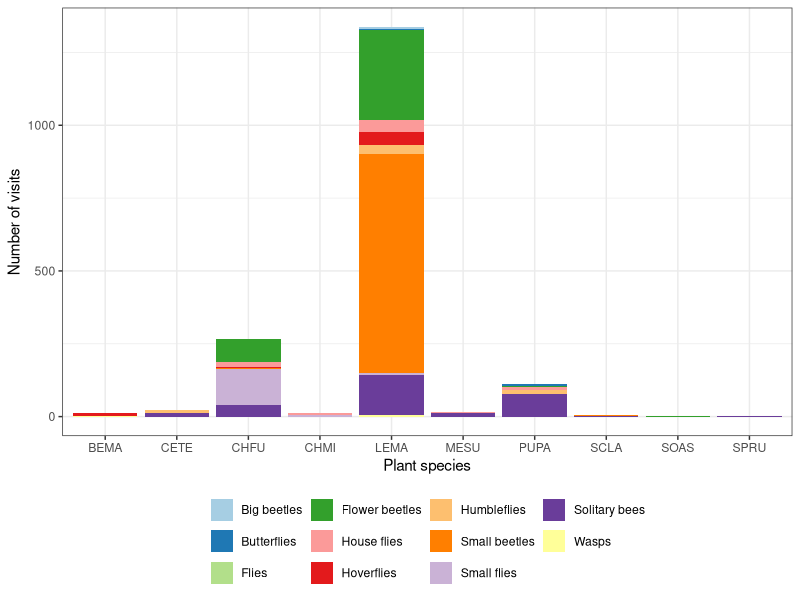
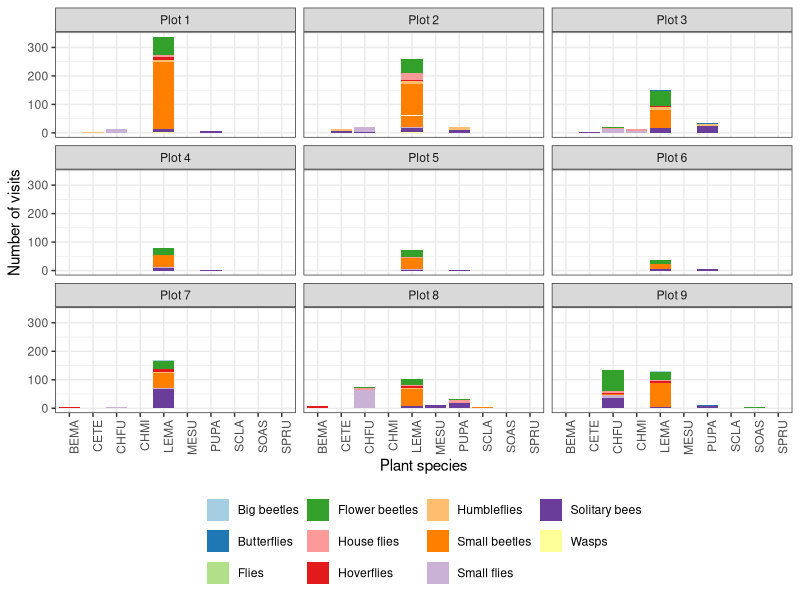
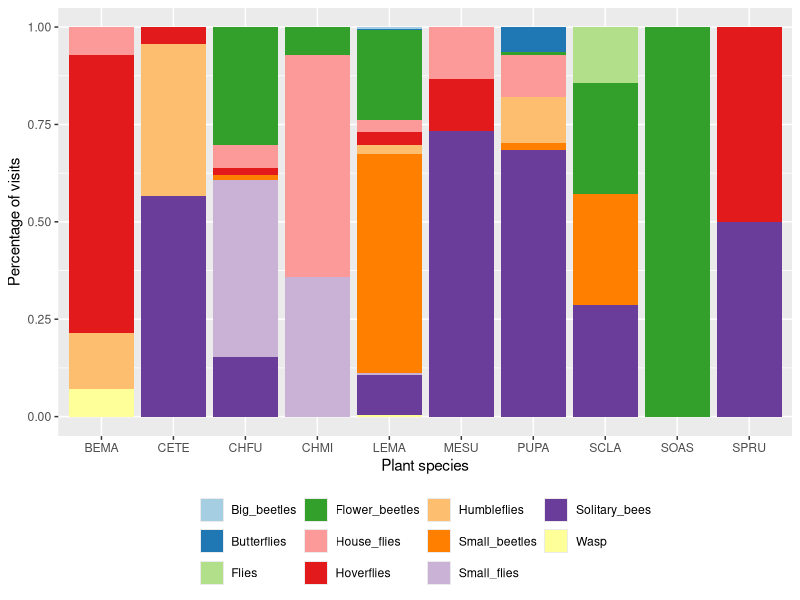
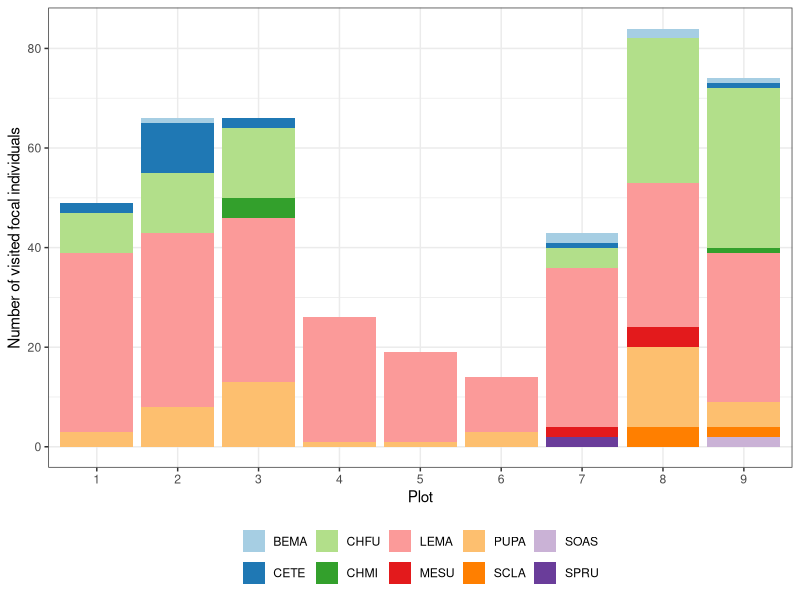

Source code (R) for these figures, in order:

library(tidyverse)


plot_labs <-c(
  "Plot 1",
  "Plot 2",
  "Plot 3",
  "Plot 4",
  "Plot 5",
  "Plot 6",
  "Plot 7",
  "Plot 8",
  "Plot 9"
)
names(plot_labs) <- c(
  '1',
  '2',
  '3',
  '4',
  '5',
  "6",
  '7',
  '8',
  "9"
)


# read data ---------------------------------------------------------------

fitness_final_aux <- read.csv(file = "Processed_data/2020_NN_NEW_data_models_phenol_overlap.csv",
                         header = TRUE,
                         stringsAsFactors = FALSE)


fitness_final_aux %>% filter(ID!="None") %>% count()
fitness_final_aux %>% filter(ID=="None") %>% count()
fitness_final_aux %>% filter(ID!="None") %>% count(wt=visits_GF)
fitness_final_aux %>% filter(Real_PR_Multi>0) %>% count()

# Add G_F

G_F_list <- read_csv2("Raw_Data/final_Pollinators_2020.csv") %>%
  filter(ID != "Tabanidae") %>%
  dplyr::select(G_F,ID_Simple) %>% unique() %>% rename(ID=ID_Simple)

# Remove points from ID names
G_F_list$ID <- sub("\\.", "", G_F_list$ID)

G_F_list <- bind_rows(G_F_list,tibble(G_F="None",ID="None"))

G_F_list <- unique(G_F_list)

G_F_list$G_F %>% unique() %>% sort()

# Sanity check
G_F_list %>% group_by(ID) %>% count() %>% filter(n>1)

fitness_orig <- fitness_final_aux %>% dplyr::left_join(G_F_list,by = "ID")

#write_csv(fitness_final,"data_models_phenol_overlap_Random_GF.csv")

# Turn ID, GF and Plot into factors
fitness_orig$Plot <- as.factor(fitness_orig$Plot)
fitness_orig$ID <- as.factor(fitness_orig$ID)
fitness_orig$G_F <- as.factor(fitness_orig$G_F)


# remove fitness = 0
fitness.data <- subset(fitness_orig,Seeds_GF >= 0)
#fitness.data <- subset(fitness.data,ID!="None")

fitness.data %>% count(wt=visits_GF)

# class of every column
# fitness.data %>% map_chr(class)

fitness_LEMA <- subset(fitness.data,Plant == "LEMA")
fitness_PUPA <- subset(fitness.data,Plant == "PUPA")
fitness_CHFU <- subset(fitness.data,Plant == "CHFU")

#################################
# POLLINATORS
##################################
fitness_orig_pol <- fitness_orig %>% filter(ID!="None") %>% group_by(G_F) %>% count(wt=visits_GF) 
fitness_orig_pol %>% mutate(perc=100*n/sum(fitness_orig_pol$n)) %>% 
  arrange(desc(perc))

fitness_orig_plant <- fitness_orig %>% filter(ID!="None") %>% group_by(Plant) %>% count(wt=visits_GF) 
fitness_orig_plant %>% mutate(perc=100*n/sum(fitness_orig_plant$n))%>% 
  arrange(desc(perc))

fitness_orig_plot <- fitness_orig %>% filter(ID!="None") %>% group_by(Plot) %>% count(wt=visits_GF) 
fitness_orig_plot %>% mutate(perc=100*n/sum(fitness_orig_plot$n)) %>% 
  arrange(desc(perc))

fitness_LEMA_pol <- fitness_LEMA %>% filter(ID!="None") %>% group_by(G_F) %>% count() 
fitness_LEMA_pol %>% mutate(perc=100*n/sum(fitness_LEMA_pol$n))%>% 
  arrange(desc(perc))

fitness_CHFU_pol <- fitness_CHFU %>% filter(ID!="None") %>% group_by(G_F) %>% count() 
fitness_CHFU_pol %>% mutate(perc=100*n/sum(fitness_CHFU_pol$n))%>% 
  arrange(desc(perc))

fitness_PUPA_pol <- fitness_PUPA%>% filter(ID!="None")  %>% group_by(G_F) %>% count() 
fitness_PUPA_pol %>% mutate(perc=100*n/sum(fitness_PUPA_pol$n))%>% 
  arrange(desc(perc))

library(viridis)
library(RColorBrewer)

# Change G_F labelling

fitness_orig_label <- fitness_orig
fitness_orig_label$G_F <- as.character(fitness_orig_label$G_F)

unique(fitness_orig_label$G_F)

fitness_orig_label$G_F[fitness_orig_label$G_F=="Flower_beetles"] <- "Flower beetles"
fitness_orig_label$G_F[fitness_orig_label$G_F=="House_flies"] <- "House flies"
fitness_orig_label$G_F[fitness_orig_label$G_F=="Small_beetles"] <- "Small beetles"
fitness_orig_label$G_F[fitness_orig_label$G_F=="Big_beetles"] <- "Big beetles"
fitness_orig_label$G_F[fitness_orig_label$G_F=="Small_flies"] <- "Small flies"
fitness_orig_label$G_F[fitness_orig_label$G_F=="Solitary_bees"] <- "Solitary bees"
fitness_orig_label$G_F[fitness_orig_label$G_F=="Wasp"] <- "Wasps"

fitness_orig_label$G_F <- as.factor(fitness_orig_label$G_F)

#A solution is to use the function colorRampPalette() which can extend any list of colors:
  
# Define the number of colors you want
nb.cols <- 11
mycolors <- colorRampPalette(brewer.pal(11, "Paired"))(nb.cols)

library("scales")
ggplot(fitness_orig_label %>% filter(G_F!="None"), aes(fill=G_F, y=visits_GF, x=Plant)) + 
  geom_bar(position="stack", stat="identity")+ theme_bw()+
  #scale_fill_brewer(palette = 'Paired')+ 
  scale_fill_manual(values = mycolors) +
  #scale_y_continuous(trans = scales::pseudo_log_trans(base = 10,sigma = 100))+
  labs(x ="Plant species", y = "Number of visits",fill=NULL)+ theme(legend.position="bottom")

ggplot(fitness_orig_label %>% filter(G_F!="None"), aes(fill=G_F, y=visits_GF, x=Plant)) + 
  geom_bar(position="stack", stat="identity")+ theme_bw()+
  #scale_fill_brewer(palette = 'Paired')+ 
  scale_fill_manual(values = mycolors) +
  labs(x ="Plant species", y = "Number of visits",fill=NULL)+
  facet_wrap(vars(Plot),nrow = 3,ncol = 3,labeller=labeller(Plot= plot_labs))+
  theme(legend.position="bottom")+
  theme(axis.text.x = element_text(angle = 90, hjust = 1))

# Stacked + percent
ggplot(fitness_orig %>% filter(G_F!="None"), aes(fill=G_F, y=visits_GF, x=Plant)) + 
  geom_bar(position="fill", stat="identity")+
  #scale_fill_brewer(palette = 'Paired')+ 
  scale_fill_manual(values = mycolors) +
  labs(x ="Plant species", y = "Percentage of visits",fill=NULL)+
  theme(legend.position="bottom")
  


###########################
# NUMBER OF PLANTS PER PLOT

plants_PLOT <- fitness_orig  %>% filter(visits_GF>0) %>% select(Plot,Subplot,Plant) %>% unique() %>%
  group_by(Plot,Plant) %>% count()



ggplot(plants_PLOT, aes(fill=Plant, y=n, x=Plot)) + 
  geom_bar(position="stack", stat="identity")+ theme_bw()+
  scale_fill_brewer(palette = 'Paired')+ 
  labs(x ="Plot", y = "Number of visited focal individuals",fill=NULL)+ theme(legend.position="bottom")

